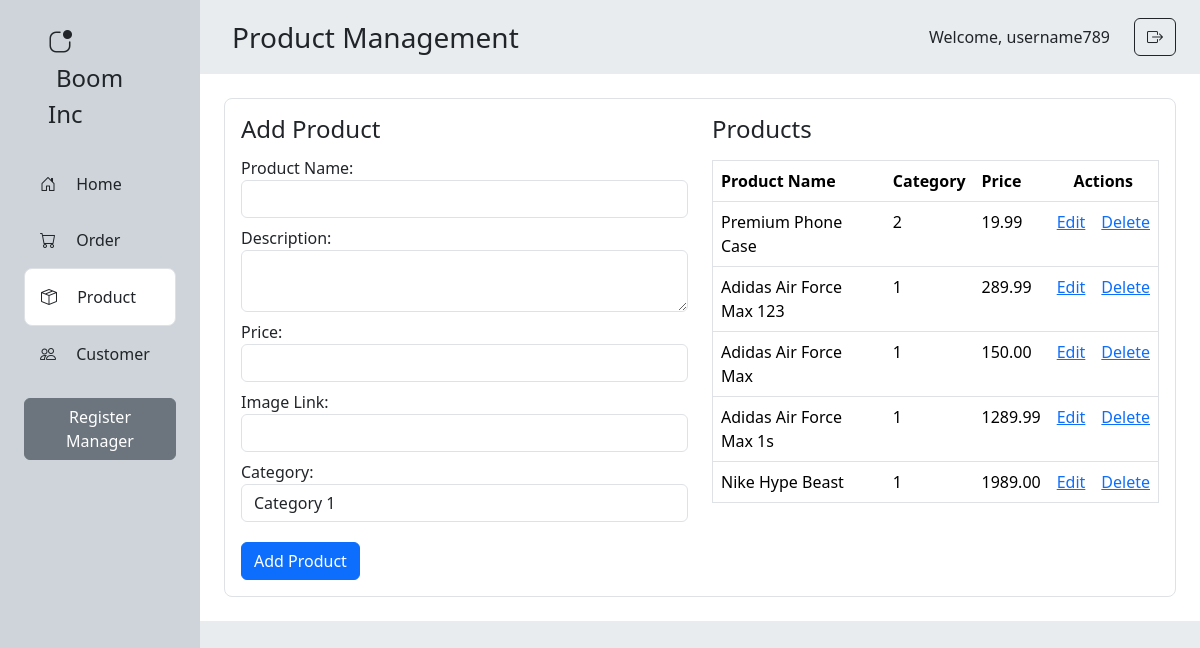
Screenshot of /admin/products.php (signed in) with the database file from the repository.
### tables this page shows
CREATE TABLE `products` (
  `product_id` int(11) NOT NULL,
  `product_name` varchar(255) NOT NULL,
  `description` text NOT NULL,
  `stock` int(11) NOT NULL,
  `price` decimal(10,2) NOT NULL,
  `image_path` varchar(255) NOT NULL,
  `category_id` int(11) NOT NULL
);

### admin/products.php (the view, shortened to what this page needs)
<?php
include '../includes/db_connect.php';
$username = $_SESSION['username'];
?>
<!DOCTYPE html>
<html>
<head>
    <link rel="stylesheet" href="https://cdn.jsdelivr.net/npm/bootstrap@5.3.2/dist/css/bootstrap.min.css">
    <link rel="stylesheet" href="https://cdn.jsdelivr.net/npm/bootstrap-icons@1.11.3/font/bootstrap-icons.min.css">
</head>
<body>
    <div class="row m-0 min-vh-100">
        <div class="col-2 p-0 bg-dark-subtle">
            <div class="p-4 mx-4 fw-medium">
                <i class="bi bi-app-indicator fs-4 me-3"></i>
                <span class="ms-2 fs-4">Boom Inc</span>
            </div>
            <div class="mx-4">
                <div class="p-3">
                    <i class="bi bi-house-door me-3"></i>
                    Home
                </div>
                <div class="p-3" onclick="location.href='orders.php';" style="cursor: pointer;">
                    <i class="bi bi-cart me-3"></i>
                    Order
                </div>
                <div class="p-3 border rounded rounded-3 bg-white">
                    <i class="bi bi-box-seam me-3"></i>
                    Product
                </div>
                <div class="p-3">
                    <i class="bi bi-people me-3"></i>
                    Customer
                </div>
                <?php if ($_SESSION['role'] == 'admin'): ?>
                    <a href="register.php" class="my-3 btn btn-secondary">Register Manager</a>
                <?php endif; ?>
            </div>
        </div>
        <div class="col-10 p-0 bg-body-secondary">
            <div class="d-flex justify-content-between align-items-center">
                <div class="fw-medium fs-3 p-3 mx-3">
                    Product Management
                </div>
                <div class="px-4 d-flex align-items-center">
                    <span class="fs-6 fw-medium pe-4">Welcome,
                        <?php echo $username; ?>
                    </span>
                    <a href="logout.php" class="btn btn-outline-dark">
                        <i class="bi bi-box-arrow-right"></i>
                    </a>
                </div>
            </div>
            <div class="bg-white p-4">
                <div class="p-3 border rounded rounded-3">
                    <div class="row">
                        <div class="col-6 justify-content-around">
                            <h4 class="mb-2">Add Product</h4>
                            <form method="post">
                                <div class="py-1">
                                    <label for="product_name">Product Name:</label>
                                    <input type="text" class="form-control" id="product_name" name="product_name"
                                        required>
                                </div>
                                <div class="py-1">
                                    <label for="description">Description:</label>
                                    <textarea class="form-control" id="description" name="description"></textarea>
                                </div>
                                <div class="py-1">
                                    <label for="price">Price:</label>
                                    <input type="number" class="form-control" id="price" name="price" step=".01"
                                        required>
                                </div>
                                <div class="py-1">
                                    <label for="image_path">Image Link:</label>
                                    <input type="text" class="form-control" id="image_path" name="image_path" required>
                                </div>
                                <div class="py-1">
                                    <label for="category_id">Category:</label>
                                    <select class="form-control" id="category_id" name="category_id">
                                        <option value="1">Category 1</option>
                                    </select>
                                </div>
                                <button type="submit" name="submit" class="btn btn-primary mt-3">Add Product</button>
                            </form>
                        </div>
                        <div class="col-6">
                            <h4 class="mb-3">Products</h4>
                            <table class="table border">
                                <thead>
                                    <tr>
                                        <th>Product Name</th>
                                        <th>Category</th>
                                        <th>Price</th>
                                        <th colspan="2" class="text-center">Actions</th>
                                    </tr>
                                </thead>
                                <tbody>
                                    <?php
                                    $stmt = $conn->query("SELECT * FROM products");
                                    while ($row = $stmt->fetch()) { ?>
                                        <tr>
                                            <td>
                                                <?php echo $row['product_name']; ?>
                                            </td>
                                            <td>
                                                <?php echo $row['category_id']; ?>
                                            </td>
                                            <td>
                                                <?php echo $row['price']; ?>
                                            </td>
                                            <td class="text-center"><a
                                                    href="edit_product.php?id=<?php echo $row['product_id']; ?>">Edit</a>
                                            </td>
                                            <td class="text-center">
                                                <a href="" data-bs-toggle="modal" data-bs-target="#confirmDeleteModal"
                                                    data-product-id="<?php echo $row['product_id']; ?>">Delete</a>
                                            </td>
                                        </tr>
                                    <?php } ?>
                                </tbody>
                            </table>
                        </div>
                    </div>
                </div>
            </div>
        </div>
    </div>
</body>
</html>

### rows the page displays
products: product_name "Premium Phone Case", category "2", price "19.99"
products: product_name "Adidas Air Force Max 123", category "1", price "289.99"
products: product_name "Adidas Air Force Max", category "1", price "150.00"
products: product_name "Adidas Air Force Max 1s", category "1", price "1289.99"
products: product_name "Nike Hype Beast", category "1", price "1989.00"

### other values shown
$username "username789"
